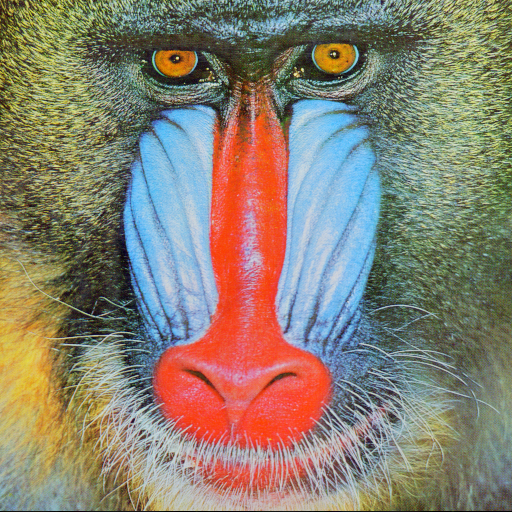
#> input picture tarea1/baboon_color.png, 512 x 512 px
$ jupyter execute --allow-errors Tarea1.ipynb
#> lines starting #> are read from the running program, lines starting #| are printed output that depends on the picture; long printed decimals are rounded
[cell 1]
import cv2
import numpy as np
import matplotlib.pyplot as plt


test_image = cv2.imread("baboon_color.png")
#> test_image is the input picture: shape (512, 512, 3); mean B, G, R 113.1, 128.9, 137.4
test_image_gris = cv2.imread("butterfly.png",0)
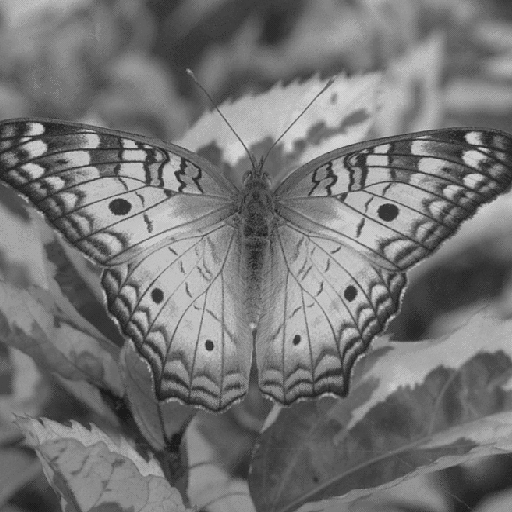
#> input picture tarea1/butterfly.png, 512 x 512 px
#> test_image_gris is the input picture: shape (512, 512); min 27, max 212, mean 116.8
#> (the rest of this cell did not finish here and is left out)

[cell 2]
def imshow(image):
    plt.imshow(cv2.cvtColor(image, cv2.COLOR_BGR2RGB))

[cell 3]
def sepia(image):
    b = image[:,:,0]
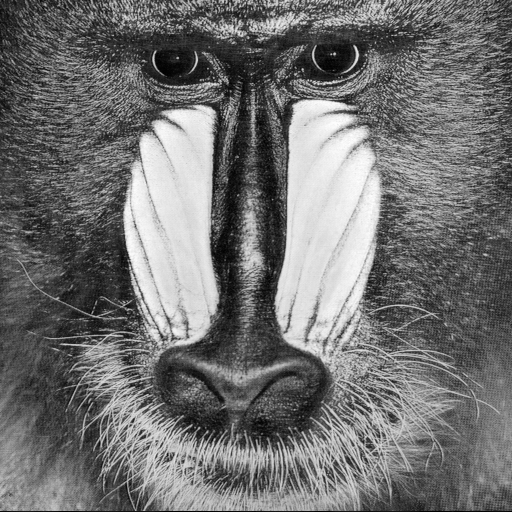
#> b: shape (512, 512); min 0, max 255, mean 113.1
    g = image[:,:,1]
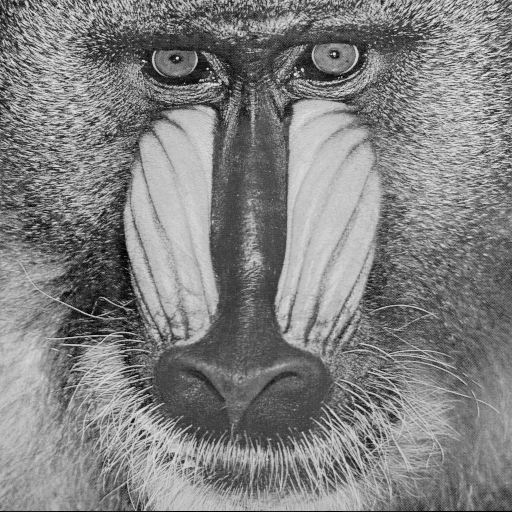
#> g: shape (512, 512); min 0, max 236, mean 128.9
    r = image[:,:,2]
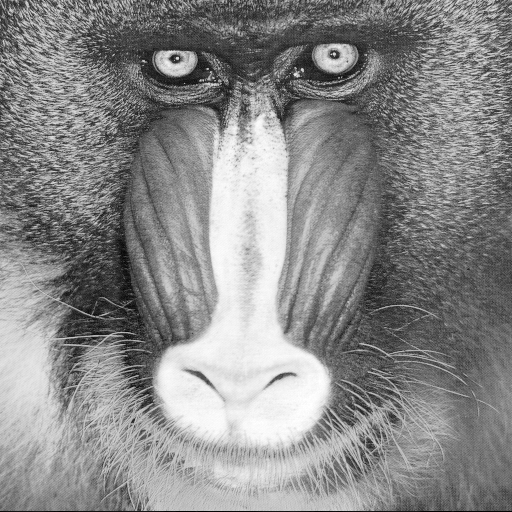
#> r: shape (512, 512); min 0, max 255, mean 137.4

    rp = 0.393*r + 0.796*g + 0.189*b
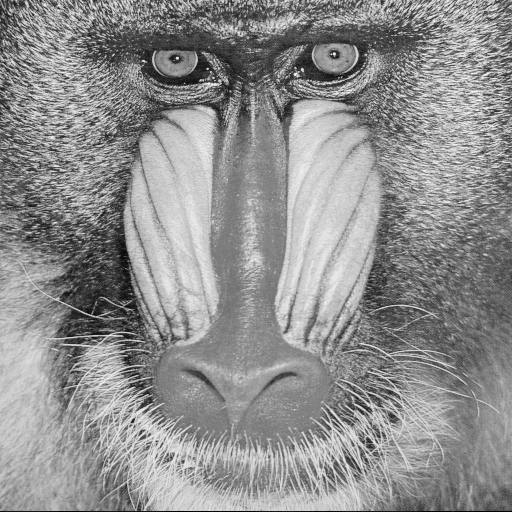
#> rp: shape (512, 512) float64; min 0, max 316.5, mean 177.9; drawn with min black and max white
    gp = 0.349*r + 0.686*g + 0.168*b
    bp = 0.272*r + 0.534*g + 0.131*b
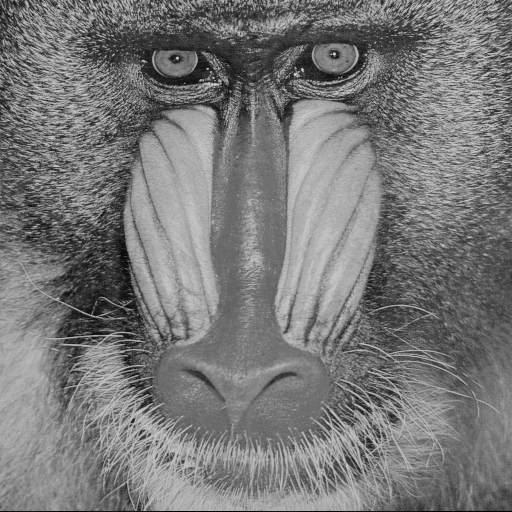
#> bp: shape (512, 512) float64; min 0, max 215.1, mean 121

    rp = np.where(rp>255,255,rp)
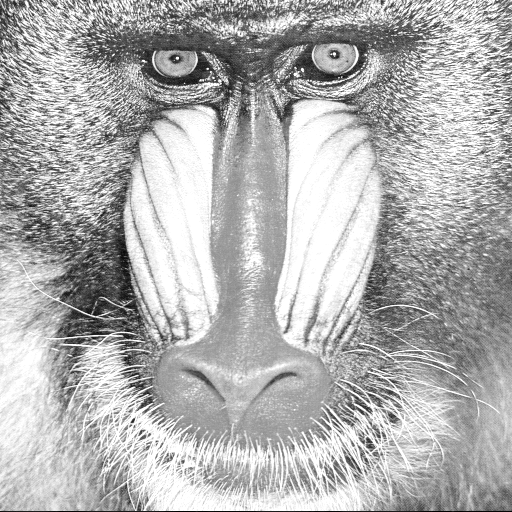
#> rp: shape (512, 512) float64; min 0, max 255, mean 176.9
    gp = np.where(gp>255,255,gp)
    bp = np.where(bp>255,255,bp)


    # print(rp.max())
    # print(gp.max())
    # print(bp.max())


    new_image = np.stack((bp,gp,rp),axis=2)
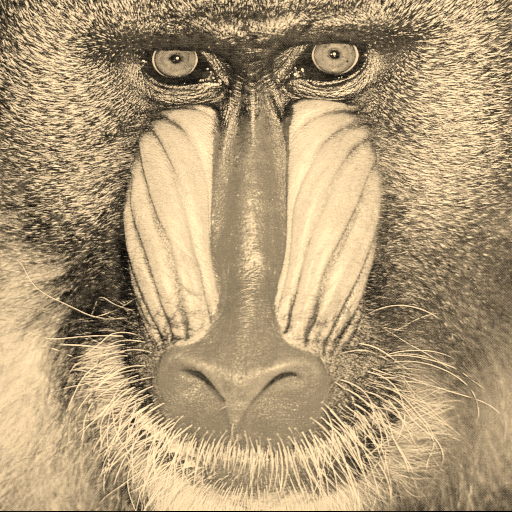
#> new_image: shape (512, 512, 3) float64; mean of channels 0, 1, 2 121, 155.3, 176.9; drawn as B, G, R
    return new_image.astype(np.uint8)


test = sepia(test_image)
print(test.shape)
#| (512, 512, 3)
imshow(test)

[cell 4]
def to_gris(image):
    b = image[:,:,0]
    g = image[:,:,1]
    r = image[:,:,2]

    i = 0.2989*r + 0.5870*g + 0.1140*b
    i = np.where(i>255,255,i)

    return i.astype(np.uint8)
#> returned value: shape (512, 512)

imshow( to_gris(test_image) )

[cell 5]
h1 = np.array( [ [-1,0,1],[-2,0,2],[-1,0,1] ] )
h2 = np.array( [ [-1,-2,-1],[0,0,0],[1,2,1] ] )
h3 = np.array( [ [-1,-1,-1],[-1,8,-1],[-1,-1,-1] ] )

h4 = 1/9 * np.ones((3,3))
h5 = np.array( [ [-1,-1,2],[-1,2,-1],[2,-1,-1] ] )
h6 = np.array( [ [2,-1,-1],[-1,2,-1],[-1,-1,2] ] )
h7 = np.array( [ [0,0,1],[0,0,0],[-1,0,0] ] )

h8 = np.array( [
     [0,0,-1,0,0],
     [0,-1,-2,-1,0],
     [-1,-2,16,-2,-1],
     [0,-1,-2,-1,0],
     [0,0,-1,0,0 ]
 ])
#  h9 = 1/256 *

[cell 6]
import time

def filter(image2D,kernel):
    padding = int((kernel.shape[0]-1)/2)
    image2D_pad = np.pad( image2D, padding )

    new_image = np.zeros( image2D.shape )

    for x in range( image2D.shape[0] - padding ):
        for y in range ( image2D.shape[1] - padding):
            new_image[x][y] = ( image2D_pad[ x : x + kernel.shape[0] , y : y + kernel.shape[0] ] * kernel ).sum()

    new_image = np.where(new_image>255,255,new_image)
    new_image = np.where(new_image<0,0,new_image)


    return new_image.astype(np.uint8)


list_times = []
for i in range(10):
    t1 = time.time()
    filter(test_image_gris,h2)
    t2 = time.time()
    print ( t2 - t1)
    list_times.append(t2-t1)
#> this loop made 10 passes
#> pass 1, in filter, `image2D_pad = np.pad( image2D, padding )`:
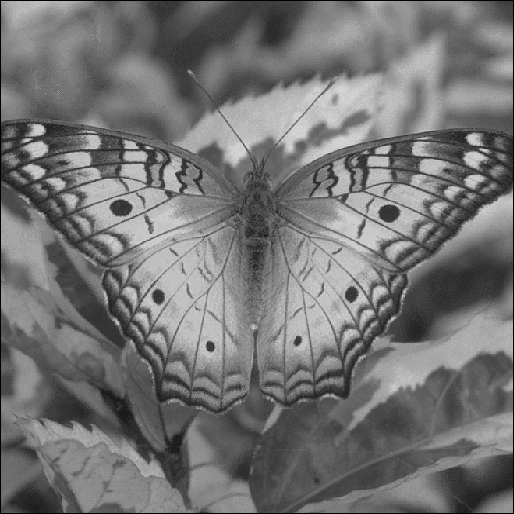
#> image2D_pad: shape (514, 514); min 0, max 212, mean 115.9
#> after the loop, list_times = [1.09, 1.07, 1.12, 1.2, 1.12, 1.04, 1.12, 1.07, 1.04, 1.04]

print( "AVG" ,sum(list_times)/len(list_times) )
#| AVG 1.091

[cell 7]
list_times = []
for i in range(10):
    t1 = time.time()
    cv2.filter2D(test_image_gris,-1,h2)
    t2 = time.time()
    print ( t2 - t1)
    list_times.append(t2-t1)
#> after the loop, list_times = [0.00048, 0.000323, 0.0003, 0.000282, 0.000279, 0.000283, 0.000278, 0.000316, 0.000288, 0.00028]

print( "AVG" ,sum(list_times)/len(list_times) )
#| AVG 0.0003108

[cell 8]
a = np.arange(16)
print(a, "\n")
print ( a.reshape((4,4)) )

kernel = np.arange(4,8).reshape(2,2)
kernel

[cell 9]
# out =
b = np.zeros((9,16))

kernel_s = kernel.shape[0]
# print(b)


for i in range(3):
    for j in range(3):
        for k in range(kernel_s):
            for l in range(kernel_s):
                print( i*3 + j , i*4 + j + 4*k + l )
                b[i*3 + j][i*4 + j + 4*k + l] = kernel[k][l]


print(b)
b.shape

[cell 10]
def filter2(image,kernel):
    padding = int((kernel.shape[0]-1)/2)

    image_pad = np.pad( image, padding )

    image_flat = image.reshape(-1,1)
    image_pad_flat = image_pad.reshape(-1,1)

    print( image_pad_flat.shape )
#| (264196, 1)
    print( image_flat.shape )
#| (262144, 1)
